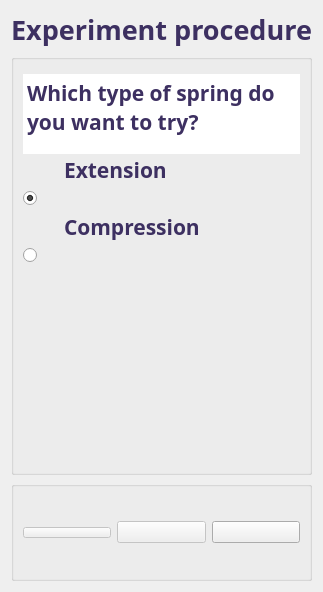
                 <widget class="QWidget" name="page_2">
                  <property name="sizePolicy">
                   <sizepolicy hsizetype="Expanding" vsizetype="Expanding">
                    <horstretch>0</horstretch>
                    <verstretch>0</verstretch>
                   </sizepolicy>
                  </property>
                  <layout class="QGridLayout" name="gridLayout_5">
                   <item row="1" column="0">
                    <widget class="QLabel" name="label_4">
                     <property name="font">
                      <font>
                       <family>Bradley Hand ITC</family>
                       <pointsize>20</pointsize>
                       <weight>75</weight>
                       <bold>true</bold>
                      </font>
                     </property>
                     <property name="styleSheet">
                      <string notr="true">color: rgb(61, 48, 97);</string>
                     </property>
                     <property name="text">
                      <string>Experiment procedure</string>
                     </property>
                     <property name="alignment">
                      <set>Qt::AlignCenter</set>
                     </property>
                    </widget>
                   </item>
                   <item row="3" column="0">
                    <widget class="QGroupBox" name="groupBox_5">
                     <property name="sizePolicy">
                      <sizepolicy hsizetype="Expanding" vsizetype="Expanding">
                       <horstretch>0</horstretch>
                       <verstretch>0</verstretch>
                      </sizepolicy>
                     </property>
                     <property name="minimumSize">
                      <size>
                       <width>0</width>
                       <height>0</height>
                      </size>
                     </property>
                     <property name="maximumSize">
                      <size>
                       <width>500</width>
                       <height>16777215</height>
                      </size>
                     </property>
                     <property name="title">
                      <string/>
                     </property>
                     <layout class="QGridLayout" name="gridLayout_4">
                      <item row="4" column="1">
                       <widget class="QLabel" name="label_12">
                        <property name="sizePolicy">
                         <sizepolicy hsizetype="Expanding" vsizetype="Expanding">
                          <horstretch>0</horstretch>
                          <verstretch>0</verstretch>
                         </sizepolicy>
                        </property>
                        <property name="font">
                         <font>
                          <family>Bradley Hand ITC</family>
                          <pointsize>16</pointsize>
                          <weight>75</weight>
                          <bold>true</bold>
                         </font>
                        </property>
                        <property name="styleSheet">
                         <string notr="true">color: rgb(61, 48, 97);</string>
                        </property>
                        <property name="text">
                         <string>Compression</string>
                        </property>
                       </widget>
                      </item>
                      <item row="4" column="0">
                       <spacer name="horizontalSpacer">
                        <property name="orientation">
                         <enum>Qt::Horizontal</enum>
                        </property>
                        <property name="sizeType">
                         <enum>QSizePolicy::Minimum</enum>
                        </property>
                        <property name="sizeHint" stdset="0">
                         <size>
                          <width>35</width>
                          <height>0</height>
                         </size>
                        </property>
                       </spacer>
                      </item>
                      <item row="1" column="1">
                       <widget class="QLabel" name="label_11">
                        <property name="font">
                         <font>
                          <family>Bradley Hand ITC</family>
                          <pointsize>16</pointsize>
                          <weight>75</weight>
                          <bold>true</bold>
                         </font>
                        </property>
                        <property name="styleSheet">
                         <string notr="true">color: rgb(61, 48, 97);</string>
                        </property>
                        <property name="text">
                         <string>Extension</string>
                        </property>
                       </widget>
                      </item>
                      <item row="2" column="0" colspan="2">
                       <widget class="QRadioButton" name="radioButton_trazione">
                        <property name="font">
                         <font>
                          <family>Bradley Hand ITC</family>
                          <pointsize>-1</pointsize>
                          <weight>75</weight>
                          <italic>false</italic>
                          <bold>true</bold>
                         </font>
                        </property>
                        <property name="text">
                         <string/>
                        </property>
                        <property name="icon">
                         <iconset resource="didacticoop.qrc">
                          <normaloff>:/icons/mollaTrazione.png</normaloff>:/icons/mollaTrazione.png</iconset>
                        </property>
                        <property name="iconSize">
                         <size>
                          <width>150</width>
                          <height>30</height>
                         </size>
                        </property>
                        <property name="checked">
                         <bool>true</bool>
                        </property>
                       </widget>
                      </item>
                      <item row="0" column="0" colspan="2">
                       <widget class="QTextEdit" name="textEdit_8">
                        <property name="sizePolicy">
                         <sizepolicy hsizetype="Expanding" vsizetype="Minimum">
                          <horstretch>0</horstretch>
                          <verstretch>0</verstretch>
                         </sizepolicy>
                        </property>
                        <property name="minimumSize">
                         <size>
                          <width>0</width>
                          <height>80</height>
                         </size>
                        </property>
                        <property name="maximumSize">
                         <size>
                          <width>16777215</width>
                          <height>70</height>
                         </size>
                        </property>
                        <property name="font">
                         <font>
                          <family>Bradley Hand ITC</family>
                          <pointsize>16</pointsize>
                          <weight>75</weight>
                          <bold>true</bold>
                         </font>
                        </property>
                        <property name="styleSheet">
                         <string notr="true">color: rgb(61, 48, 97);</string>
                        </property>
                        <property name="frameShape">
                         <enum>QFrame::NoFrame</enum>
                        </property>
                        <property name="html">
                         <string>&lt;!DOCTYPE HTML PUBLIC &quot;-//W3C//DTD HTML 4.0//EN&quot; &quot;http://www.w3.org/TR/REC-html40/strict.dtd&quot;&gt;
&lt;html&gt;&lt;head&gt;&lt;meta name=&quot;qrichtext&quot; content=&quot;1&quot; /&gt;&lt;style type=&quot;text/css&quot;&gt;
p, li { white-space: pre-wrap; }
&lt;/style&gt;&lt;/head&gt;&lt;body style=&quot; font-family:'Bradley Hand ITC'; font-size:16pt; font-weight:600; font-style:normal;&quot;&gt;
&lt;p style=&quot; margin-top:0px; margin-bottom:0px; margin-left:0px; margin-right:0px; -qt-block-indent:0; text-indent:0px;&quot;&gt;Which type of spring do you want to try?&lt;/p&gt;&lt;/body&gt;&lt;/html&gt;</string>
                        </property>
                       </widget>
                      </item>
                      <item row="6" column="1">
                       <spacer name="verticalSpacer">
                        <property name="orientation">
                         <enum>Qt::Vertical</enum>
                        </property>
                        <property name="sizeHint" stdset="0">
                         <size>
                          <width>20</width>
                          <height>200</height>
                         </size>
                        </property>
                       </spacer>
                      </item>
                      <item row="5" column="0" colspan="2">
                       <widget class="QRadioButton" name="radioButton_compressione">
                        <property name="font">
                         <font>
                          <family>Bradley Hand ITC</family>
                          <pointsize>-1</pointsize>
                          <weight>75</weight>
                          <italic>false</italic>
                          <bold>true</bold>
                         </font>
                        </property>
                        <property name="text">
                         <string/>
                        </property>
                        <property name="icon">
                         <iconset resource="didacticoop.qrc">
                          <normaloff>:/icons/mollaCompressione.png</normaloff>:/icons/mollaCompressione.png</iconset>
                        </property>
                        <property name="iconSize">
                         <size>
                          <width>300</width>
                          <height>30</height>
                         </size>
                        </property>
                       </widget>
                      </item>
                     </layout>
                    </widget>
                   </item>
                   <item row="4" column="0">
                    <widget class="QGroupBox" name="groupBox_6">
                     <property name="sizePolicy">
                      <sizepolicy hsizetype="Expanding" vsizetype="Preferred">
                       <horstretch>0</horstretch>
                       <verstretch>0</verstretch>
                      </sizepolicy>
                     </property>
                     <property name="minimumSize">
                      <size>
                       <width>0</width>
                       <height>100</height>
                      </size>
                     </property>
                     <property name="styleSheet">
                      <string notr="true"/>
                     </property>
                     <property name="title">
                      <string/>
                     </property>
                     <layout class="QHBoxLayout" name="horizontalLayout">
                      <item>
                       <widget class="QPushButton" name="pushButton_ricomincia_1">
                        <property name="enabled">
                         <bool>false</bool>
                        </property>
                        <property name="font">
                         <font>
                          <family>Bradley Hand ITC</family>
                          <pointsize>-1</pointsize>
                          <weight>99</weight>
                          <bold>true</bold>
                         </font>
                        </property>
                        <property name="text">
                         <string/>
                        </property>
                        <property name="icon">
                         <iconset resource="didacticoop.qrc">
                          <normaloff>:/icons/ricomincia.png</normaloff>:/icons/ricomincia.png</iconset>
                        </property>
                        <property name="iconSize">
                         <size>
                          <width>80</width>
                          <height>80</height>
                         </size>
                        </property>
                       </widget>
                      </item>
                      <item>
                       <widget class="QPushButton" name="pushButton_back_1">
                        <property name="enabled">
                         <bool>false</bool>
                        </property>
                        <property name="text">
                         <string/>
                        </property>
                        <property name="icon">
                         <iconset resource="didacticoop.qrc">
                          <normaloff>:/icons/back.png</normaloff>:/icons/back.png</iconset>
                        </property>
                        <property name="iconSize">
                         <size>
                          <width>80</width>
                          <height>80</height>
                         </size>
                        </property>
                       </widget>
                      </item>
                      <item>
                       <widget class="QPushButton" name="pushButton_forward_1">
                        <property name="text">
                         <string/>
                        </property>
                        <property name="icon">
                         <iconset resource="didacticoop.qrc">
                          <normaloff>:/icons/forward.png</normaloff>:/icons/forward.png</iconset>
                        </property>
                        <property name="iconSize">
                         <size>
                          <width>80</width>
                          <height>80</height>
                         </size>
                        </property>
                       </widget>
                      </item>
                     </layout>
                    </widget>
                   </item>
                  </layout>
                 </widget>
